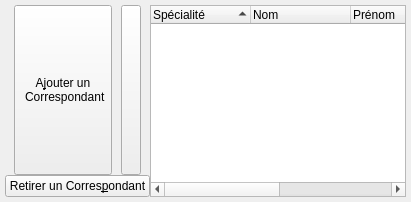
              <widget class="QWidget" name="tab_intervenants">
               <attribute name="title">
                <string>Intervenants</string>
               </attribute>
               <layout class="QGridLayout" name="gridLayout">
                <property name="margin">
                 <number>5</number>
                </property>
                <property name="spacing">
                 <number>0</number>
                </property>
                <item row="0" column="0">
                 <layout class="QGridLayout">
                  <item row="2" column="0">
                   <widget class="QPushButton" name="pushButton_DelMedTTT">
                    <property name="font">
                     <font>
                      <pointsize>9</pointsize>
                     </font>
                    </property>
                    <property name="text">
                     <string>Retirer un Corres&amp;pondant</string>
                    </property>
                   </widget>
                  </item>
                  <item row="0" column="0">
                   <layout class="QHBoxLayout" name="horizontalLayout_5">
                    <property name="spacing">
                     <number>0</number>
                    </property>
                    <item>
                     <widget class="QToolButton" name="pushButton_AddMedTTT">
                      <property name="sizePolicy">
                       <sizepolicy hsizetype="Fixed" vsizetype="Ignored">
                        <horstretch>0</horstretch>
                        <verstretch>0</verstretch>
                       </sizepolicy>
                      </property>
                      <property name="font">
                       <font>
                        <pointsize>9</pointsize>
                       </font>
                      </property>
                      <property name="text">
                       <string>A&amp;jouter un
 Correspondant</string>
                      </property>
                     </widget>
                    </item>
                    <item>
                     <widget class="QToolButton" name="pushButton_AddMedTTT_Fast">
                      <property name="sizePolicy">
                       <sizepolicy hsizetype="Minimum" vsizetype="Minimum">
                        <horstretch>0</horstretch>
                        <verstretch>0</verstretch>
                       </sizepolicy>
                      </property>
                      <property name="maximumSize">
                       <size>
                        <width>20</width>
                        <height>16777215</height>
                       </size>
                      </property>
                      <property name="toolTip">
                       <string>Permet d'ajouter une spécialité rapidement (F7)</string>
                      </property>
                      <property name="text">
                       <string/>
                      </property>
                      <property name="shortcut">
                       <string>F7</string>
                      </property>
                     </widget>
                    </item>
                   </layout>
                  </item>
                 </layout>
                </item>
                <item row="0" column="1">
                 <widget class="QTreeWidget" name="listView_Praticiens">
                  <property name="sizePolicy">
                   <sizepolicy hsizetype="Expanding" vsizetype="Expanding">
                    <horstretch>0</horstretch>
                    <verstretch>0</verstretch>
                   </sizepolicy>
                  </property>
                  <property name="rootIsDecorated">
                   <bool>false</bool>
                  </property>
                  <property name="itemsExpandable">
                   <bool>true</bool>
                  </property>
                  <property name="sortingEnabled">
                   <bool>true</bool>
                  </property>
                  <column>
                   <property name="text">
                    <string>Spécialité</string>
                   </property>
                   <property name="font">
                    <font>
                     <pointsize>9</pointsize>
                    </font>
                   </property>
                  </column>
                  <column>
                   <property name="text">
                    <string>Nom</string>
                   </property>
                   <property name="font">
                    <font>
                     <pointsize>9</pointsize>
                    </font>
                   </property>
                  </column>
                  <column>
                   <property name="text">
                    <string>Prénom</string>
                   </property>
                   <property name="font">
                    <font>
                     <pointsize>9</pointsize>
                    </font>
                   </property>
                  </column>
                  <column>
                   <property name="text">
                    <string>En qualité de</string>
                   </property>
                   <property name="font">
                    <font>
                     <pointsize>9</pointsize>
                    </font>
                   </property>
                  </column>
                  <column>
                   <property name="text">
                    <string>ID</string>
                   </property>
                   <property name="font">
                    <font>
                     <pointsize>9</pointsize>
                    </font>
                   </property>
                  </column>
                 </widget>
                </item>
               </layout>
               <widget class="QSplitter" name="splitter_2">
                <property name="geometry">
                 <rect>
                  <x>165</x>
                  <y>1</y>
                  <width>16</width>
                  <height>0</height>
                 </rect>
                </property>
                <property name="orientation">
                 <enum>Qt::Vertical</enum>
                </property>
                <widget class="QSplitter" name="splitter">
                 <property name="orientation">
                  <enum>Qt::Vertical</enum>
                 </property>
                </widget>
               </widget>
              </widget>
